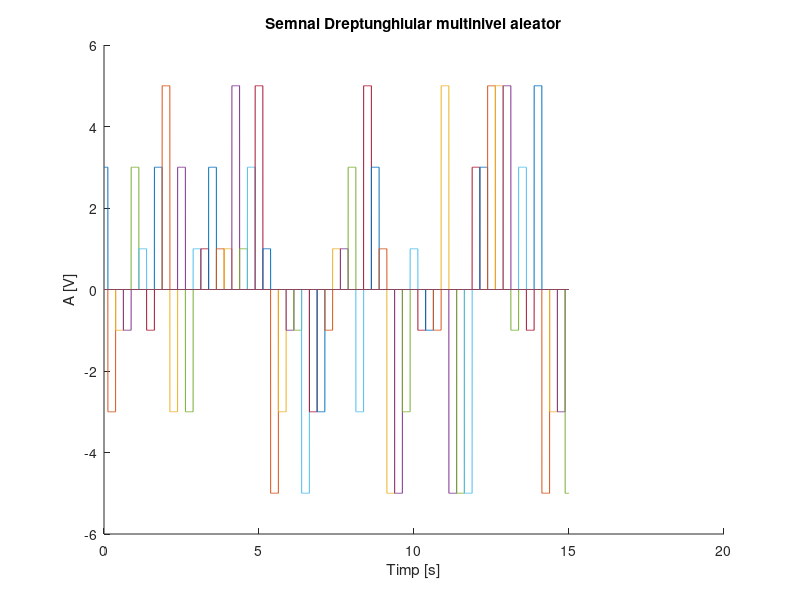

This figure's MATLAB source:
%identic pentru 20ms si 200ms(0.02 respectiv 0.2)
%c.)semnal de rezolutie temporala de 2ms(2ms=0.002)
t=0:0.002:15
niv = [ -5 -3 -1 1 3 5 ];
figure(3) %crearea unei noi pagini grafice
hold on  %retinerea grafic curent si adaugarea urmatoarelor reprezentari
title('Semnal Dreptunghiular multinivel aleator') %titlul
xlabel('Timp [s]') %denumire axa x
ylabel('A [V]') %denumire axa oy
for n=0:0.25:40
y = datasample(niv, 1) %returneaza un esantion de k numere aleatorii din populatia niv
plot(t, y*rectpuls(t-n, 0.25)) %rectpuls creeaza un puls dreptunghiular intr-o frecventa de la t-n la 0.25
end